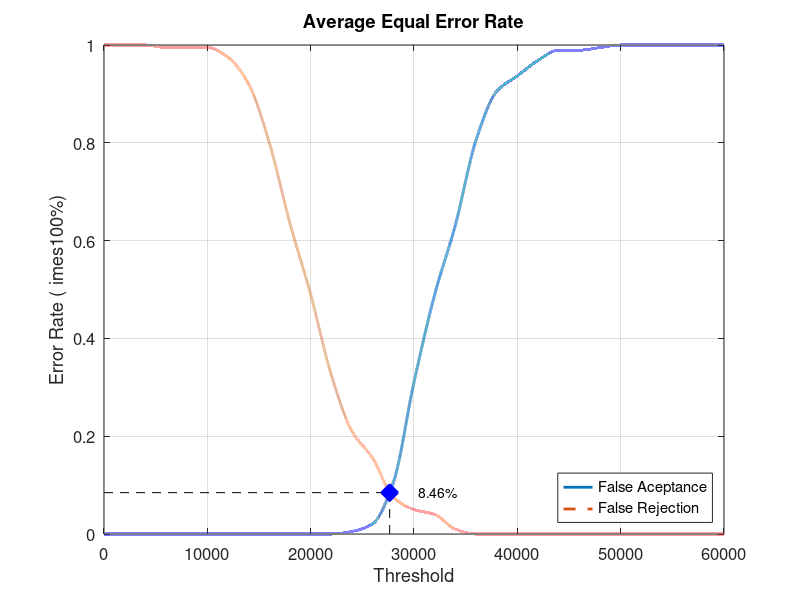
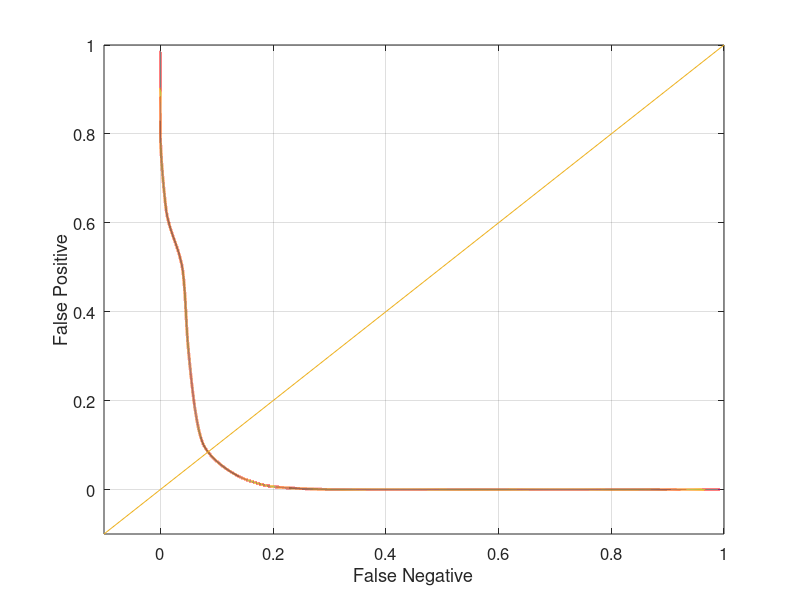

Reproduce these figures in MATLAB, in order.
close all;
clear;
clc;
x = 0:2000:60000;
xq = 0:0.5:60000;

y0 = [0 0 0 0 0 0 0 0 0 0 0 0 0.00526316 0.0210526 0.105263 0.310526 0.489474 0.631579 0.805263 0.905263 0.936842 0.968421 0.989474 0.989474 0.994737 1 1 1 1 1 1]
yy0 = interp1(x, y0, xq, 'pchip');
y1 = [1 1 1 0.995 0.995 0.995 0.975 0.92 0.8 0.635 0.49 0.325 0.21 0.155 0.075 0.05 0.04 0.01 0 0 0 0 0 0 0 0 0 0 0 0 0]
yy1 = interp1(x, y1, xq, 'pchip');

% Calculating EER: 
y2 = abs(y0 - y1);
find(y2 == min(y2))
yy2 = abs(yy0 - yy1);
xEER = find(yy2 == min(yy2));
xEERIndex = xq(xEER) % X-axis EER
yEER = yy0(xEER) % Y-axis EER

main = figure
plot(xq, yy0,'-','LineWidth', 2);	hold on
plot(xq, yy1,'--','LineWidth', 2);	hold on
plot([xEERIndex xEERIndex], [0 yEER], 'k--');	hold on
plot([0 xEERIndex], [yEER yEER], 'k--');	hold on
plot(xEERIndex, yEER, 'bx', 'LineWidth', 10);	hold on
text(xEERIndex + 10 * xEERIndex / 100, yEER, [num2str(round((10000 * yEER)) / 100) '%'])
legend('False Aceptance', 'False Rejection', 'Location', 'SouthEast')
xlabel('Threshold')
ylabel('Error Rate (	imes100%)')
title('Average Equal Error Rate')
set(gca, 'FontSize', 12)
axis([0 60000 0 1])
grid on

print(main, 'Database3_3Main', '-dpng');
FNRxFPR = figure('Color', [1 1 1]);
plot(yy1, yy0, '-', yy1, yy0, 'LineWidth', 2);
hold on
y = -0.1:0.1:1
plot(y, y); 
set(gca, 'FontSize', 12)
xlabel('False Negative')
ylabel('False Positive')
axis([-0.1 1 -0.1 1])
set(gca, 'FontSize', 12)
grid on

print(FNRxFPR, 'Database3_3FNRxFPR','-dpng');
